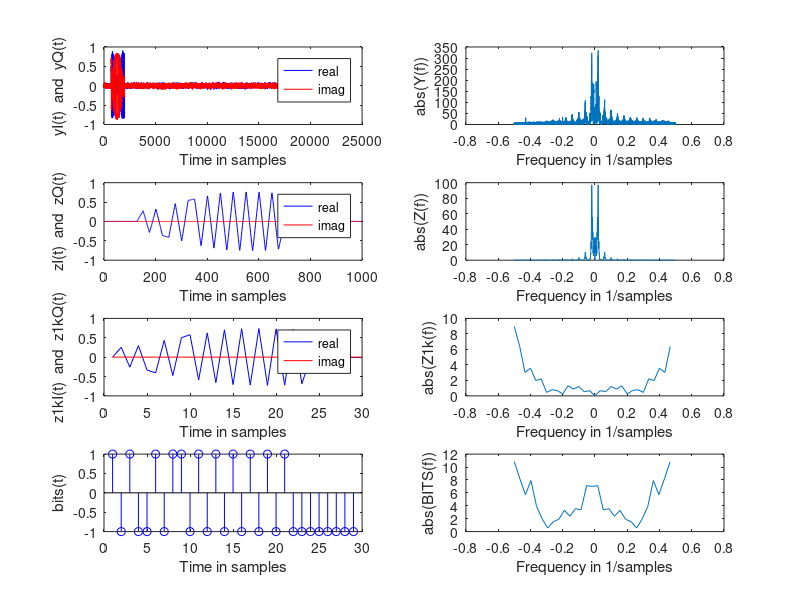

The MATLAB script that drew this image:
LL = 200; % Total number of bits Default is 1000
T = 1; % Symbol period in microsec. Default is 1
N = 11; % length of filter in symbol periods. Default is 11
alpha = 0; % alpha of sqrt raised cosine filter
fs = 25; % Over-sampling factor (Sampling frequency/symbol rate). Default is 100
Ns = floor(N*fs); % Number of filter samples
sigma = 1; % Noise standard deviation. Default is 1

clc

%% message

p1 = [zeros(ceil(Ns/2-fs/2),1) ; ones(fs,1) ; zeros(Ns-fs-ceil(Ns/2-fs/2),1) ]; 
p1 = p1/norm(p1)/sqrt(1/fs); % '1/fs' simply serves as 'delta' to approximate integral as sum
p1 = p1.';

dataSize = 3;
timingSync  = [-1 1 -1 1 -1 1 1 -1 -1 1 1 1 -1 -1 -1 1 1 -1 -1 1 -1 1];
pilot = [-1, -1, -1, 1];
msgSize = (dataSize + length(timingSync) + length(pilot));
xtraSize = 2*msgSize;
%load receivedsignal.mat;

% Received signal
if exist('receivedsignal.mat','file')
    load('receivedsignal.mat');
    y1 = receivedsignal.';
else
    disp(['Error! Did not find receivedsignal.mat file.'])
    return
end

if ~exist('receivedsignal','var')
    disp('Error! Loaded file does not contain the receivedsignal variable.')
    return;
end
% a = randn(size(x1));
% b = randn(size(x1));
% noiseZ= sigma/sqrt(2)*(a + j*b);
% 
% y1 = noiseZ + x1;



%% timing recovery

time_up = upsample(timingSync,fs);
toCorr = conv(time_up, p1);
[xcorred, lags] = xcorr(real(y1), real(toCorr));
%plot(xcorred);

[corrVal, offArg] = max(abs(xcorred));
offset = lags(offArg) + 125;
v1 = real(y1(offset:(offset+msgSize*fs)));


%% demodulate

w1 = flipud(p1); 
z1 = conv(w1, v1)*(1/fs);








%% sample it


%z1k = z1(ceil(Ns)+ceil(delay*fs):fs:end);
%z1k = z1(offset:fs:(msgSize*fs)+offset);
z1k = z1(125:fs:(msgSize*fs)+125);

%% guess


bits1_hat = sign(real(z1k));

res = bits1_hat(2:end);
correcting = res(msgSize-dataSize:end);
if (correcting(1) == 1)
    msg = correcting(2:end);
else
    msg = -1 .* correcting(2:end);
end

%% mapping

data = (msg + 1) .* .5



%% plot stuff

figure(1)
clf
subplot(4,2,1)
plot(real(y1),'b')
hold on
plot(imag(y1),'r')
legend('real','imag')
ylabel('yI(t)  and  yQ(t)')
xlabel('Time in samples')

subplot(4,2,2)
plot([0:length(y1)-1]/length(y1)-0.5, abs(fftshift(fft(y1))))
ylabel('abs(Y(f))')
xlabel('Frequency in 1/samples')

subplot(4,2,3)
plot(real(z1),'b')
hold on
plot(imag(z1),'r')
zoom xon
legend('real','imag')
ylabel('zI(t)  and  zQ(t)')
xlabel('Time in samples')


subplot(4,2,4)
plot([0:length(z1)-1]/length(z1)-0.5, abs(fftshift(fft(z1))))
ylabel('abs(Z(f))')
xlabel('Frequency in 1/samples')


subplot(4,2,5)
plot(real(z1k),'b')
hold on
plot(imag(z1k),'r')
zoom xon
legend('real','imag')
ylabel('z1kI(t)  and  z1kQ(t)')
xlabel('Time in samples')


subplot(4,2,6)
plot([0:length(z1k)-1]/length(z1k)-0.5, abs(fftshift(fft(z1k))))
ylabel('abs(Z1k(f))')
xlabel('Frequency in 1/samples')


subplot(4,2,7)
stem(res,'b')
%hold on
%stem(msg,'r')
zoom xon
%legend('real')
ylabel('bits(t)')
xlabel('Time in samples')

subplot(4,2,8)
plot([0:length(res)-1]/length(res)-0.5, abs(fftshift(fft(res))))
ylabel('abs(BITS(f))')
xlabel('Frequency in 1/samples')

% figure(2)
% clf
% subplot(2,1,1)
% plot([0:length(x1)-1]/length(x1)-0.5, abs(fftshift(fft(x1))))
% ylabel('abs(X(f))')
% xlabel('Frequency in 1/samples')
% subplot(2,1,2)
% plot([0:length(y1)-1]/length(y1)-0.5, abs(fftshift(fft(y1))))
% ylabel('abs(Y(f))')
% xlabel('Frequency in 1/samples')
